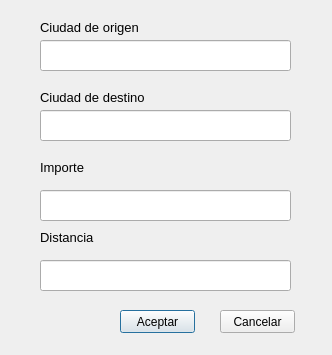
<?xml version="1.0" encoding="UTF-8"?>
<ui version="4.0">
 <class>Dialog</class>
 <widget class="QDialog" name="Dialog">
  <property name="geometry">
   <rect>
    <x>0</x>
    <y>0</y>
    <width>332</width>
    <height>355</height>
   </rect>
  </property>
  <property name="windowTitle">
   <string>Dialog</string>
  </property>
  <widget class="QLabel" name="label_8">
   <property name="geometry">
    <rect>
     <x>40</x>
     <y>230</y>
     <width>171</width>
     <height>16</height>
    </rect>
   </property>
   <property name="text">
    <string>&lt;html&gt;&lt;head/&gt;&lt;body&gt;&lt;p&gt;&lt;span style=&quot; font-size:10pt;&quot;&gt;Distancia&lt;/span&gt;&lt;/p&gt;&lt;/body&gt;&lt;/html&gt;</string>
   </property>
  </widget>
  <widget class="QLabel" name="label_4">
   <property name="geometry">
    <rect>
     <x>40</x>
     <y>20</y>
     <width>171</width>
     <height>16</height>
    </rect>
   </property>
   <property name="text">
    <string>&lt;html&gt;&lt;head/&gt;&lt;body&gt;&lt;p&gt;&lt;span style=&quot; font-size:10pt;&quot;&gt;Ciudad de origen&lt;/span&gt;&lt;/p&gt;&lt;/body&gt;&lt;/html&gt;</string>
   </property>
  </widget>
  <widget class="QLabel" name="label_7">
   <property name="geometry">
    <rect>
     <x>40</x>
     <y>160</y>
     <width>171</width>
     <height>16</height>
    </rect>
   </property>
   <property name="text">
    <string>&lt;html&gt;&lt;head/&gt;&lt;body&gt;&lt;p&gt;&lt;span style=&quot; font-size:10pt;&quot;&gt;Importe&lt;/span&gt;&lt;/p&gt;&lt;/body&gt;&lt;/html&gt;</string>
   </property>
  </widget>
  <widget class="QLabel" name="label_5">
   <property name="geometry">
    <rect>
     <x>40</x>
     <y>90</y>
     <width>171</width>
     <height>16</height>
    </rect>
   </property>
   <property name="text">
    <string>&lt;html&gt;&lt;head/&gt;&lt;body&gt;&lt;p&gt;&lt;span style=&quot; font-size:10pt;&quot;&gt;Ciudad de destino&lt;/span&gt;&lt;/p&gt;&lt;/body&gt;&lt;/html&gt;</string>
   </property>
  </widget>
  <widget class="QLineEdit" name="origen">
   <property name="enabled">
    <bool>true</bool>
   </property>
   <property name="geometry">
    <rect>
     <x>40</x>
     <y>40</y>
     <width>251</width>
     <height>31</height>
    </rect>
   </property>
   <property name="styleSheet">
    <string notr="true">font: 10pt &quot;MS Shell Dlg 2&quot;;</string>
   </property>
   <property name="text">
    <string/>
   </property>
  </widget>
  <widget class="QLineEdit" name="destino">
   <property name="enabled">
    <bool>true</bool>
   </property>
   <property name="geometry">
    <rect>
     <x>40</x>
     <y>110</y>
     <width>251</width>
     <height>31</height>
    </rect>
   </property>
   <property name="styleSheet">
    <string notr="true">font: 10pt &quot;MS Shell Dlg 2&quot;;</string>
   </property>
   <property name="text">
    <string/>
   </property>
  </widget>
  <widget class="QPushButton" name="aceptar">
   <property name="geometry">
    <rect>
     <x>120</x>
     <y>310</y>
     <width>75</width>
     <height>23</height>
    </rect>
   </property>
   <property name="styleSheet">
    <string notr="true">font: 10pt &quot;MS Shell Dlg 2&quot;;</string>
   </property>
   <property name="text">
    <string>Aceptar</string>
   </property>
  </widget>
  <widget class="QPushButton" name="cancelar">
   <property name="geometry">
    <rect>
     <x>220</x>
     <y>310</y>
     <width>75</width>
     <height>23</height>
    </rect>
   </property>
   <property name="styleSheet">
    <string notr="true">font: 10pt &quot;MS Shell Dlg 2&quot;;</string>
   </property>
   <property name="text">
    <string>Cancelar</string>
   </property>
  </widget>
  <widget class="QLineEdit" name="importe">
   <property name="enabled">
    <bool>true</bool>
   </property>
   <property name="geometry">
    <rect>
     <x>40</x>
     <y>190</y>
     <width>251</width>
     <height>31</height>
    </rect>
   </property>
   <property name="styleSheet">
    <string notr="true">font: 10pt &quot;MS Shell Dlg 2&quot;;</string>
   </property>
   <property name="text">
    <string/>
   </property>
  </widget>
  <widget class="QLineEdit" name="distancia">
   <property name="enabled">
    <bool>true</bool>
   </property>
   <property name="geometry">
    <rect>
     <x>40</x>
     <y>260</y>
     <width>251</width>
     <height>31</height>
    </rect>
   </property>
   <property name="styleSheet">
    <string notr="true">font: 10pt &quot;MS Shell Dlg 2&quot;;</string>
   </property>
   <property name="text">
    <string/>
   </property>
  </widget>
 </widget>
 <resources/>
 <connections/>
</ui>
